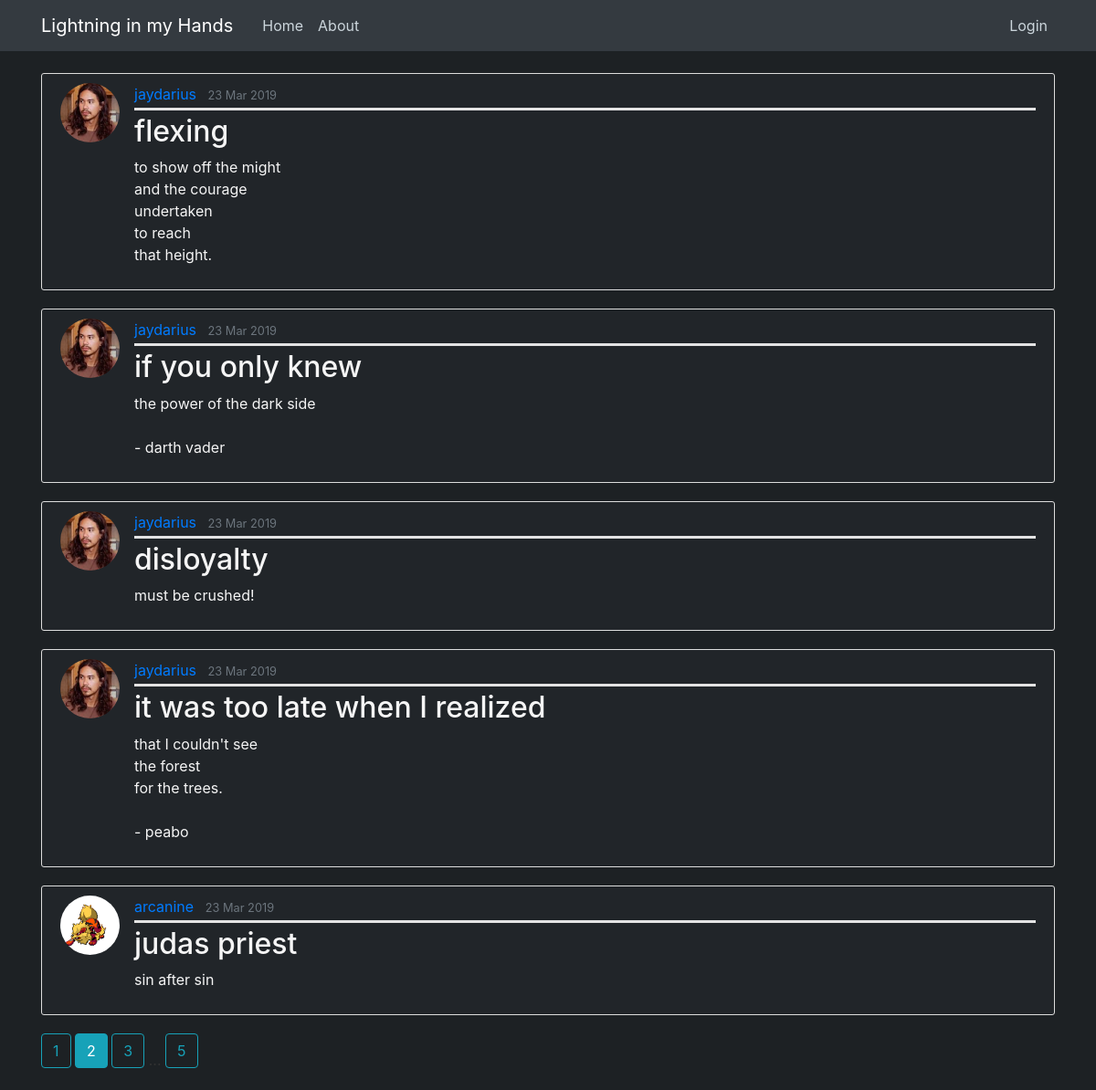
The page /home?page=2 on the database its author committed.
### lightning_flask/models.py (models this page shows, shortened)
class Post(db.Model):
    id = db.Column(db.Integer, primary_key=True)
    title = db.Column(db.String(100), nullable=False)
    date_posted = db.Column(db.DateTime, nullable=False, default=datetime.utcnow)
    content = db.Column(db.Text, nullable=False)
    user_id = db.Column(db.Integer, db.ForeignKey('user.id'), nullable=False)

class User(db.Model, UserMixin):
    id = db.Column(db.Integer, primary_key=True)
    username = db.Column(db.String(20), unique=True, nullable=False)
    email = db.Column(db.String(120), unique=True, nullable=False)
    image_file = db.Column(db.String(20), nullable=False, default='default.jpg')
    password = db.Column(db.String(60), nullable=False)
    posts = db.relationship('Post', backref='author', lazy=True)

### lightning_flask/main/routes.py (the view)
@main.route("/")
@main.route("/home")
def home():  # AKA view function
    page = request.args.get('page', 1, type=int)  # by default, add a query parameter to this route. It's default value is 1
    posts = Post.query.order_by(Post.date_posted.desc()).paginate(page=page, per_page=5)
    return render_template('home.html', posts=posts)

### lightning_flask/templates/home.html
{% extends "layout.html" %}
{% block content %}
    {% for post in posts.items %}
        <article class="media content-section">
          <img class="rounded-circle article-img" src="{{ url_for('static', filename='profile_pics/' + post.author.image_file) }}">
          <div class="media-body">
            <div class="article-metadata">
              <a class="mr-2" href="{{ url_for('users.user_posts', username=post.author.username) }}">{{ post.author.username }}</a>
              <small class="text-muted">{{ post.date_posted.strftime('%d %b %Y') }}</small>
            </div>
            <h2><a class="article-title" href="{{ url_for('posts.post', post_id=post.id) }}">{{ post.title }}</a></h2>
            <p class="article-content">{{ post.content }}</p>
          </div>
        </article>
    {% endfor %}
    {% for page_num in posts.iter_pages(left_edge=1, right_edge=1, left_current=1, right_current=2) %}
        {% if page_num %}
            {% if posts.page == page_num %}
              <a class="btn btn-info mb-4" href="{{ url_for('main.home', page=page_num) }}">{{ page_num }}</a>
            {% else %}
              <a class="btn btn-outline-info mb-4" href="{{ url_for('main.home', page=page_num) }}">{{ page_num }}</a>
            {% endif %}
        {% else %}
        ...
        {% endif %}
    {% endfor %}
{% endblock content %}

### lightning_flask/static/dev-main.css (style rules this page uses)
body { background: #1d2124; color: #333333; margin-top: 5rem; }
h1, h2, h3, h4, h5, h6 { color: #007bff; }
p { color: whitesmoke; }
.content-section { background: #212529; padding: 10px 20px; border: 1px solid #dddddd; border-radius: 3px; margin-bottom: 20px; }
.article-title { color: whitesmoke; }
.article-content { white-space: pre-line; }
.article-img { height: 65px; width: 65px; margin-right: 16px; }
.article-metadata { padding-bottom: 3px; margin-bottom: 4px; border-bottom: 3px solid #e3e3e3 }

### rows shown on the page
Post: image_file (picture), author.username "jaydarius", date_posted "23 Mar 2019", title "flexing", content "to show off the might and the courage undertaken to reach that height."
Post: image_file (picture), author.username "jaydarius", date_posted "23 Mar 2019", title "if you only knew", content "the power of the dark side - darth vader"
Post: image_file (picture), author.username "jaydarius", date_posted "23 Mar 2019", title "disloyalty", content "must be crushed!"
Post: image_file (picture), author.username "jaydarius", date_posted "23 Mar 2019", title "it was too late when I realized", content "that I couldn't see the forest for the trees. - peabo"
Post: image_file (picture), author.username "arcanine", date_posted "23 Mar 2019", title "judas priest", content "sin after sin"

### other values the page prints
{{ page_num }} "1" "3" "5"
{{ page_num }} "2"
